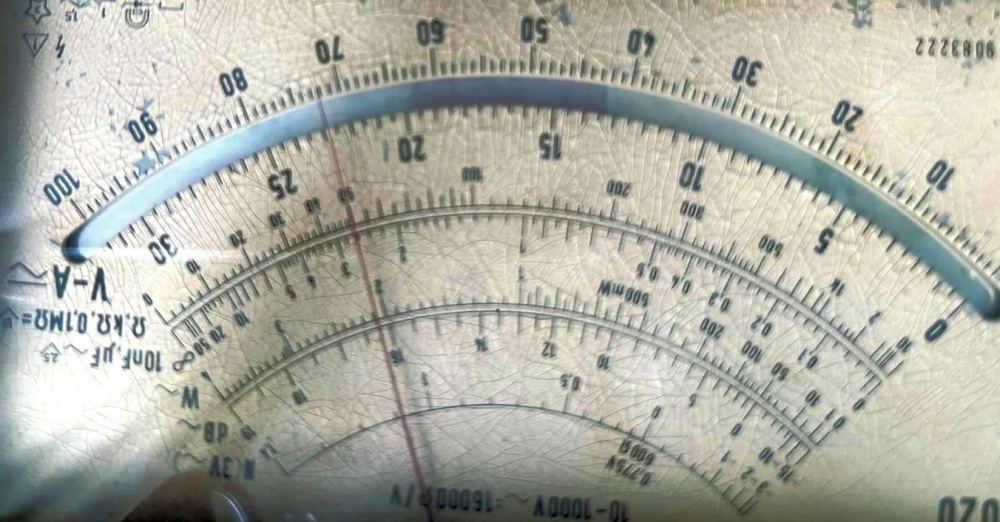
#> input picture imag_noua.jpg, 1000 x 522 px, shrunk from 1408 x 735 before the run, found by its file name
$ python vezi_imag.py
#> lines starting #> are read from the running program, lines starting #| are printed output that depends on the picture; after the words box and inside, x2 and y2 are one past the last pixel; in counts of white or black regions, pixels touching at a corner belong together
import cv2
import numpy as np
import matplotlib.pyplot as plt
import math

# Incarcare imag
img = cv2.imread("/home/ubuntu/Downloads/imag_noua.jpg")  # calea fisierului
#> img is the input picture: shape (522, 1000, 3); mean B, G, R 164.7, 175.8, 174.5
img_rgb = cv2.cvtColor(img, cv2.COLOR_BGR2RGB)
plt.imshow(img_rgb)
plt.title("Imagine Original")
plt.axis("off")
plt.savefig("Imagine Original.png")


# Procesare imag (alb - negru -> blurred -> edges)
gray = cv2.cvtColor(img, cv2.COLOR_BGR2GRAY)
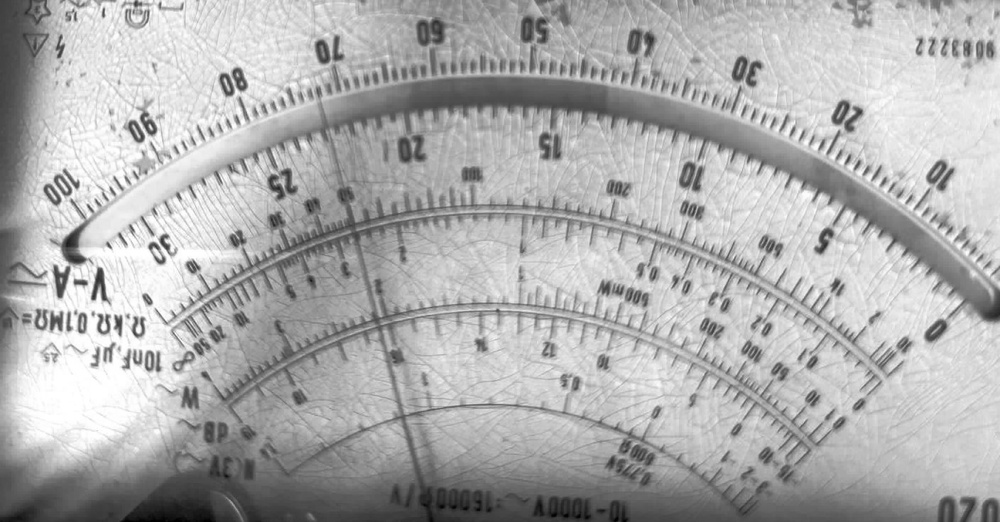
#> gray: shape (522, 1000); min 0, max 255, mean 174.1
blurred = cv2.GaussianBlur(gray, (5, 5), 0)
edges = cv2.Canny(blurred, 75, 130)
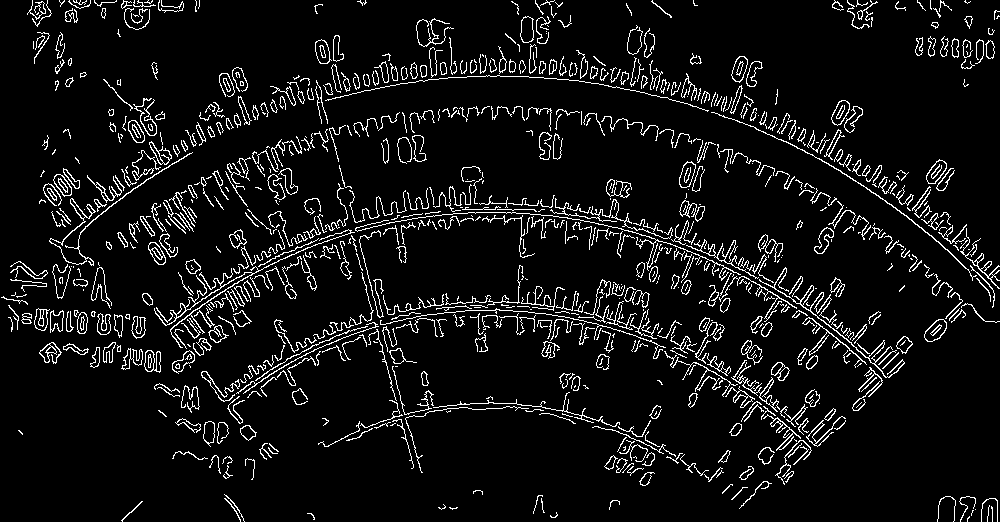
#> edges: shape (522, 1000); 7.2% white in thin lines or dots

#cv2.imwrite("gray.jpg", gray)

# Detectectarea liniilor
lines = cv2.HoughLinesP(edges, 1, np.pi / 180, threshold=75, minLineLength=90, maxLineGap=10)
#> lines = 29 rows, first 6: [35, 326, 144, 322], [36, 328, 144, 326], [14, 312, 114, 314], [359, 242, 387, 349], [429, 219, 543, 217], [15, 314, 114, 316]

# Criterii pt filtrare
filtered_lines = []
angle_threshold_min = 45
angle_threshold_max = 230
min_length = 150         # pixeli (in functie de rezolutia imaginii)

for line in lines:
    x1, y1, x2, y2 = line[0]
    dx = x2 - x1
    dy = y2 - y1
    length = math.hypot(dx, dy)
    angle = abs(math.degrees(math.atan2(dy, dx)))

    # unghiul intre -180 si 180
    angle = angle if angle <= 180 else 360 - angle

    if min_length < length and angle_threshold_min < angle < angle_threshold_max:
        filtered_lines.append((x1, y1, x2, y2))
#> this loop made 29 passes
#> (x1, y1, x2, y2, dx, dy, length, angle) on passes 1 to 12: (35, 326, 144, 322, 109, -4, 109.1, 2.1), (36, 328, 144, 326, 108, -2, 108, 1.06), (14, 312, 114, 314, 100, 2, 100, 1.15), (359, 242, 387, 349, 28, 107, 110.6, 75.34), (429, 219, 543, 217, 114, -2, 114, 1.01), (15, 314, 114, 316, 99, 2, 99.02, 1.16), (639, 241, 732, 270, 93, 29, 97.42, 17.32), (554, 219, 661, 244, 107, 25, 109.9, 13.15), (451, 209, 551, 209, 100, 0, 100, 0), (625, 223, 758, 272, 133, 49, 141.7, 20.22), (596, 211, 741, 258, 145, 47, 152.4, 17.96), (489, 202, 580, 208, 91, 6, 91.2, 3.77)
#> after the loop, filtered_lines = [(350, 230, 413, 467)]

# Desenam doar liniile gasite
img_lines = img.copy()
for x1, y1, x2, y2 in filtered_lines:
    cv2.line(img_lines, (x1, y1), (x2, y2), (0, 255, 0), 2)
#> this loop made 1 pass
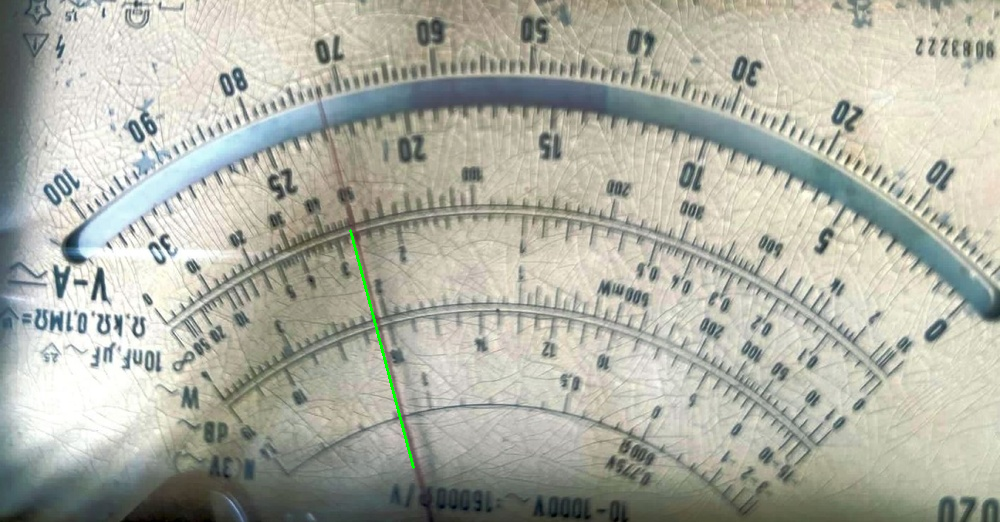
#> img_lines: shape (522, 1000, 3); 0.13% of pixels changed, all inside (x1, y1, x2, y2) = (349, 229, 415, 469)

# Afis
img_rgb_lines = cv2.cvtColor(img_lines, cv2.COLOR_BGR2RGB)
plt.imshow(img_rgb_lines)
plt.title("Linii detectate filtrate")
plt.axis("off")
plt.savefig("Linii_filtrate.png")
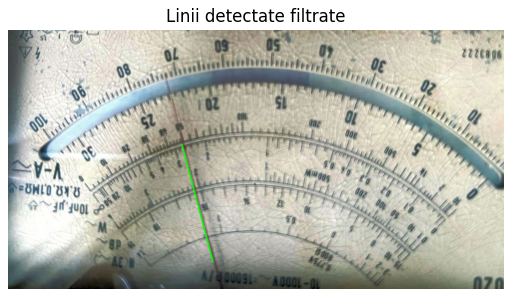
#> figure drawn by matplotlib, 1 panel

# Calculam si afisam unghiul pentru cea mai lunga linie  filtrata (presupunem ca e acul)
x = None
if filtered_lines:
    longest_line = max(filtered_lines, key=lambda l: math.hypot(l[2] - l[0], l[3] - l[1]))
#> longest_line = (350, 230, 413, 467)
    x1, y1, x2, y2 = longest_line
#> x1 = 350; y1 = 230; x2 = 413; y2 = 467
    dx = x2 - x1
#> dx = 63
    dy = y2 - y1
#> dy = 237
    angle = math.degrees(math.atan2(dy, dx))
#> angle = 75.11
    x = round(angle,2)
#> x = 75.11
    print(f"Unghiul calculat inainte de transformare: {x:.2f} grade")
#| Unghiul calculat inainte de transformare: 75.11 grade
else:
    print("Nu a fost detectată nicio linie potrivită.")

# Transformări pentru unghi (valoarea data de atan2)
if x < 0:
    x = -x
else:
    x = 180 - x
#> x = 104.9

print("Unghiul final (dupa transformare) este:")
print(x)
#| 104.89

def f_interp(n):
    return 0.0024*n*n + 0.832*n - 41.72777

"""
Valorile pentru care calculez functia de interpolare in matlab

x = [-50.85, -51, -53.08, -55.93, -61.04, -69.86, -88.03, 83.02, 74.85, 62.80]; //unghi
y_Amp = [6, 7, 9, 13, 19, 28, 50, 61, 73, 89]; //mA
z_Ohm = [820, 680, 560, 390, 270, 180, 100, 82, 68, 56]; //Ohm

"""
print("Valoare in mA")
val_mA = round(f_interp(x), 2)
#> val_mA = 71.95
print(val_mA)
#| 71.95

$ run again, with imag811.jpg copied over imag_noua.jpg
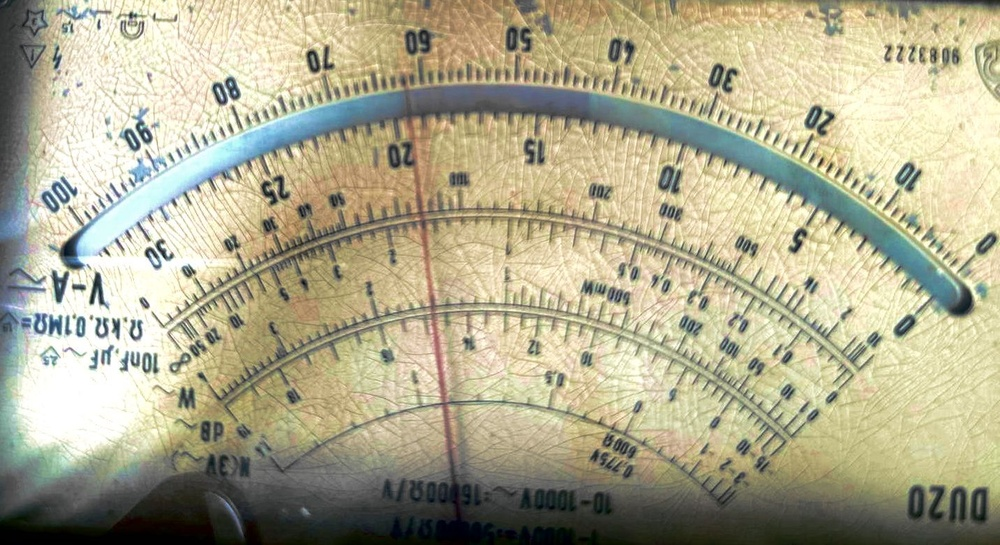
#> input picture imag811.jpg, 1000 x 545 px, shrunk from 1433 x 781 before the run, found by its file name
#> img is the input picture: shape (545, 1000, 3); mean B, G, R 142.9, 170.3, 174.6
#> `edges = cv2.Canny(blurred, 75, 130)`:
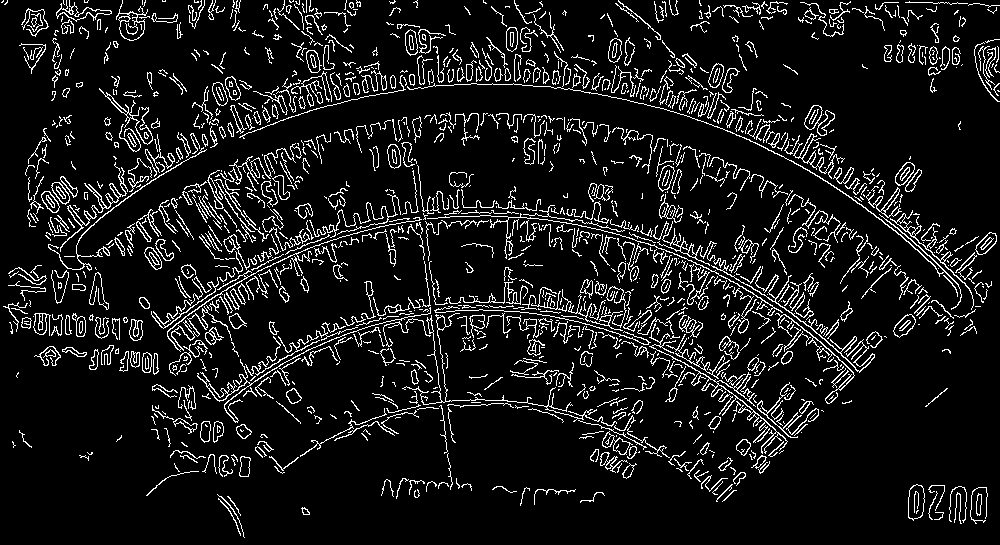
#> edges: shape (545, 1000); 9.3% white in thin lines or dots
#> lines = 71 rows, first 6: [406, 117, 451, 486], [602, 234, 708, 272], [604, 325, 702, 325], [584, 223, 674, 230], [179, 407, 270, 367], [35, 313, 142, 333]
#> the loop `for line in lines:` made 71 passes
#> (x1, y1, x2, y2, dx, dy, length, angle) on passes 1 to 8: (406, 117, 451, 486, 45, 369, 371.7, 83.05), (602, 234, 708, 272, 106, 38, 112.6, 19.72), (604, 325, 702, 325, 98, 0, 98, 0), (584, 223, 674, 230, 90, 7, 90.27, 4.45), (179, 407, 270, 367, 91, -40, 99.4, 23.73), (35, 313, 142, 333, 107, 20, 108.9, 10.59), (13, 316, 142, 321, 129, 5, 129.1, 2.22), (525, 308, 630, 293, 105, -15, 106.1, 8.13)
#> after the loop `for line in lines:`: filtered_lines = [(406, 117, 451, 486), (426, 231, 451, 437)]
#> the loop `for x1, y1, x2, y2 in filtered_lines:` made 2 passes
#> `plt.savefig("Linii_filtrate.png")`:
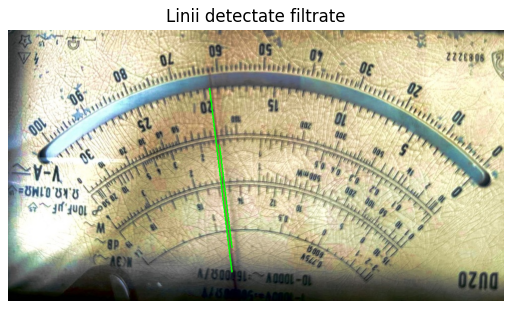
#> figure drawn by matplotlib, 1 panel
#> longest_line = (406, 117, 451, 486)
#> `x1, y1, x2, y2 = longest_line`: x1 = 406; y1 = 117; x2 = 451; y2 = 486
#> `dx = x2 - x1`: dx = 45
#> `dy = y2 - y1`: dy = 369
#> `angle = math.degrees(math.atan2(dy, dx))`: angle = 83.05
#| Unghiul calculat inainte de transformare: 83.05 grade
#> `x = 180 - x`: x = 96.95
#| 96.95
#> val_mA = 61.49
#| 61.49
